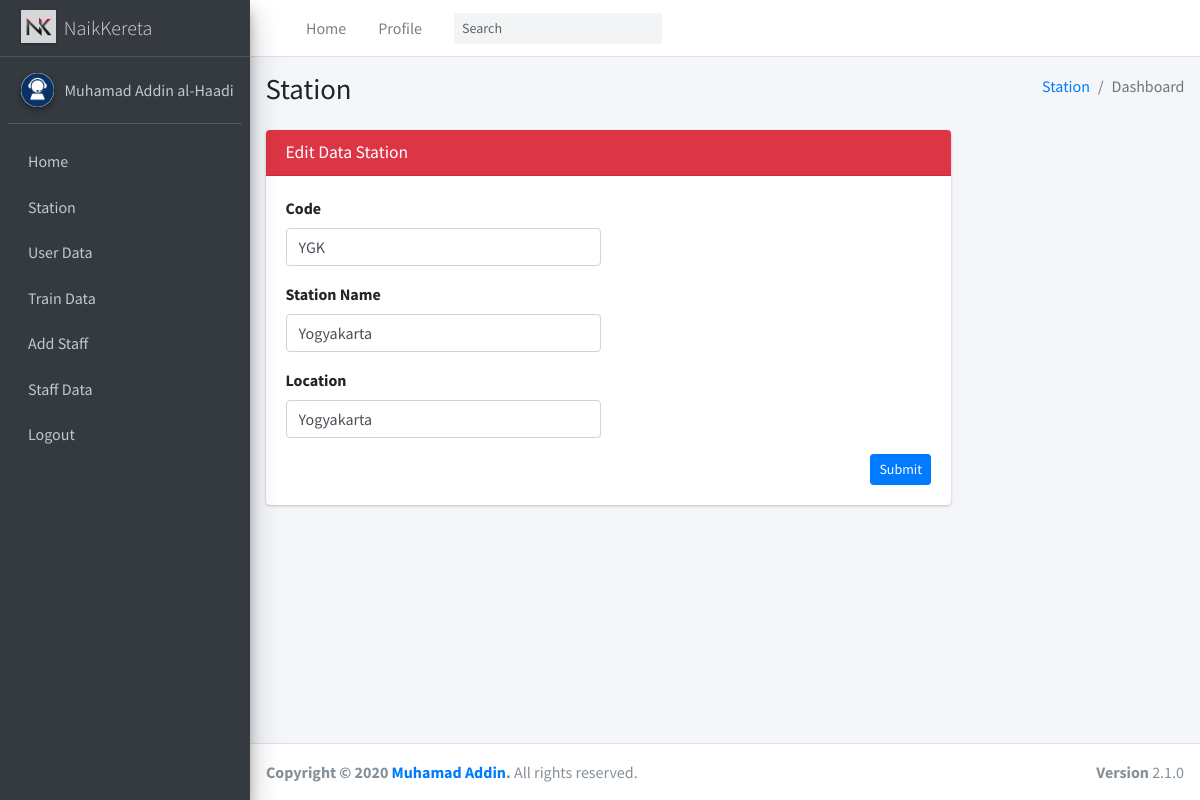
/ubahstasiun.php?id=6, run on the app's committed database.
### tables this page shows
CREATE TABLE `adminn` (
  `id` int(11) NOT NULL,
  `namadepan` varchar(50) NOT NULL,
  `namabelakang` varchar(50) NOT NULL,
  `username` varchar(50) NOT NULL,
  `email` varchar(100) NOT NULL,
  `password` varchar(255) NOT NULL,
  `gambar` varchar(128) NOT NULL
);

CREATE TABLE `stasiun` (
  `id` int(11) NOT NULL,
  `kode` varchar(10) NOT NULL,
  `namastasiun` varchar(50) NOT NULL,
  `lokasi` varchar(50) NOT NULL
);

### functions.php (called while the page is built, shortened)
<?php
$conn = mysqli_connect("localhost", "root", "", "naikkereta");
function query($query)
{
    global $conn;
    $result = mysqli_query($conn, $query);
    $rows = [];
    while ($row = mysqli_fetch_assoc($result)) {
        $rows[] = $row;
    }
    return $rows;
}

### ubahstasiun.php (the view, shortened to what this page needs)
<?php
require 'functions.php';
$id = $_GET["id"];
$sts = query("SELECT * FROM stasiun WHERE id = $id")[0];
$admin = query("SELECT * FROM adminn");
?>
<!DOCTYPE html>
<html>
<head>
    <link rel="stylesheet" href="adminLte/css/all.min.css" />
    <link rel="stylesheet" href="https://code.ionicframework.com/ionicons/2.0.1/css/ionicons.min.css" />
    <link rel="stylesheet" href="adminLte/css/dataTables.bootstrap4.min.css" />
    <link rel="stylesheet" href="adminLte/css/responsive.bootstrap4.min.css" />
    <link rel="stylesheet" href="dist/css/adminlte.min.css" />
</head>
<body class="hold-transition sidebar-mini">
    <div class="wrapper">
        <nav class="main-header navbar navbar-expand navbar-white navbar-light">
            <ul class="navbar-nav">
                <li class="nav-item">
                    <a class="nav-link" data-widget="pushmenu" href="#" role="button"></a>
                </li>
                <li class="nav-item d-none d-sm-inline-block">
                    <a href="manager2.php" class="nav-link">Home</a>
                </li>
                <li class="nav-item d-none d-sm-inline-block">
                    <a href="profile.php" class="nav-link">Profile</a>
                </li>
            </ul>
            <form class="form-inline ml-3">
                <div class="input-group input-group-sm">
                    <input class="form-control form-control-navbar" type="search" placeholder="Search"
                        aria-label="Search" />
                    <div class="input-group-append">
                        <button class="btn btn-navbar" type="submit">
                        </button>
                    </div>
                </div>
            </form>
            <ul class="navbar-nav ml-auto">
                <li class="nav-item">
                    <a class="nav-link" data-widget="control-sidebar" data-slide="true" href="#" role="button">
                    </a>
                </li>
            </ul>
        </nav>
        <aside class="main-sidebar sidebar-dark-danger elevation-4">
            <a href="" class="brand-link">
                <img src="img/Logo1.jpg" alt="AdminLTE Logo" class="brand-image elevation-1" style="opacity: 0.8;" />
                <span class="brand-text font-weight-light">NaikKereta</span>
            </a>
            <div class="sidebar">
                <?php foreach ($admin as $adm) : ?>
                <div class="user-panel mt-3 pb-3 mb-3 d-flex">
                    <div class="image">
                        <img src="img/<?php echo $adm["gambar"]; ?>" class="img-circle elevation-2" alt="User Image" />
                    </div>
                    <div class="info">
                        <a href="profile.php" class="d-block">
                            <?php echo $adm["namadepan"]; ?>
                            <?php echo $adm["namabelakang"]; ?>
                        </a>
                    </div>
                </div>
                <?php endforeach; ?>
                <nav class="mt-2">
                    <ul class="nav nav-pills nav-sidebar flex-column" data-widget="treeview" role="menu"
                        data-accordion="false">
                        <li class="nav-item">
                            <a href="manager2.php" class="nav-link">
                                <p>
                                    Home
                                </p>
                            </a>
                        </li>
                        <li class="nav-item">
                            <a href="managerStation.php" class="nav-link ">
                                <p>Station</p>
                            </a>
                        </li>
                        <li class="nav-item">
                            <a href="managerDataUser.php" class="nav-link">
                                <p>User Data</p>
                            </a>
                        </li>
                        <li class="nav-item">
                            <a href="managerTrain.php" class="nav-link">
                                <p>Train Data</p>
                            </a>
                        </li>
                        <li class="nav-item">
                            <a href="managerAddStaff.php" class="nav-link">
                                <p>Add Staff</p>
                            </a>
                        </li>
                        <li class="nav-item">
                            <a href="managerStaffData.php" class="nav-link">
                                <p>Staff Data</p>
                            </a>
                        </li>
                        <li class="nav-item">
                            <a href="main.php" class="nav-link">
                                <p>Logout</p>
                            </a>
                        </li>
                    </ul>
                </nav>
            </div>
        </aside>
        <div class="content-wrapper">
            <section class="content-header">
                <div class="container-fluid">
                    <div class="row mb-2">
                        <div class="col-sm-6">
                            <h1>Station</h1>
                        </div>
                        <div class="col-sm-6">
                            <ol class="breadcrumb float-sm-right">
                                <li class="breadcrumb-item"><a href="#">Station</a></li>
                                <li class="breadcrumb-item active">Dashboard</li>
                            </ol>
                        </div>
                    </div>
                </div>
            </section>
            <section class="content">
                <div class="container-fluid">
                    <div class="row">
                        <div class="col-md-9">
                            <div class="card card-danger">
                                <div class="card-header">
                                    <h3 class="card-title">Edit Data Station</h3>
                                </div>
                                <form role="form" action="" method="POST">
                                    <div class="card-body">
                                        <div class="row">
                                            <div class="col-6">
                                                <div class="form-group">
                                                    <label for="kode">Code</label>
                                                    <input type="text" name="kode" class="form-control" id="kode"
                                                        required value="<?php echo $sts["kode"] ?>" />
                                                </div>
                                            </div>
                                        </div>
                                        <div class="row">
                                            <div class="col-6">
                                                <div class="form-group">
                                                    <label for="namastasiun">Station Name</label>
                                                    <input type="text" name="namastasiun" class="form-control"
                                                        id="namastasiun" required
                                                        value="<?php echo $sts["namastasiun"] ?>" />
                                                </div>
                                            </div>
                                        </div>
                                        <div class="row">
                                            <div class="col-6">
                                                <div class="form-group">
                                                    <label for="lokasi">Location</label>
                                                    <input type="text" name="lokasi" class="form-control" id="lokasi"
                                                        required value="<?php echo $sts["lokasi"] ?>" />
                                                </div>
                                            </div>
                                        </div>
                                        <div class="d-grid gap-2 d-md-flex justify-content-md-end">
                                            <button type="submit" name="submit"
                                                class="btn btn-primary btn-sm me-md-2">Submit</button>
                                        </div>
                                    </div>
                                </form>
                            </div>
                        </div>
                    </div>
                </div>
            </section>
        </div>
        <footer class="main-footer">
            <div class="float-right d-none d-sm-block"><b>Version</b> 2.1.0</div>
            <strong>Copyright &copy; 2020
                <a href="https://github.com/Addin2nd" target="blank">Muhamad Addin</a>.</strong>
            All rights reserved.
        </footer>
    </div>
</body>
</html>

### data on the page
adminn: gambar (picture), namadepan "Muhamad Addin", namabelakang "al-Haadi"
stasiun: kode "YGK", namastasiun "Yogyakarta", lokasi "Yogyakarta"
